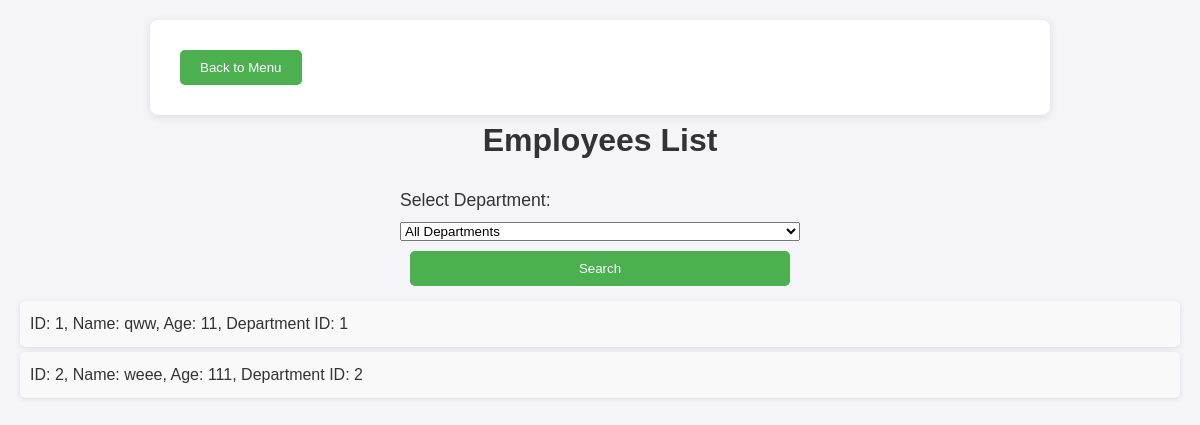
The page /employees on the database its author committed.
### tables this page shows
CREATE TABLE employees (
            id INTEGER PRIMARY KEY AUTOINCREMENT,
            name TEXT NOT NULL,
            age INTEGER NOT NULL,
            department_id INTEGER,
            FOREIGN KEY (department_id) REFERENCES departments (id)
        );

### interface.py (the view)
@app.route('/employees', methods=['GET'])
def list_employees():
    department_id = request.args.get('department_id')
    if department_id:
        employees = get_employees_by_department(department_id)
    else:
        employees = get_all_employees()  # You should implement this method to fetch all employees
    departments = get_all_departments()
    return render_template('employees_list.html', employees=employees, departments=departments)

### database.py (called while the page is built)
def get_all_departments():
    conn = sqlite3.connect(DATABASE)
    cursor = conn.cursor()
    cursor.execute("SELECT * FROM departments")
    departments = cursor.fetchall()
    conn.close()
    return departments

def get_all_employees():
    conn = sqlite3.connect(DATABASE)
    cursor = conn.cursor()
    cursor.execute("SELECT * FROM employees")
    employees = cursor.fetchall()
    conn.close()
    return employees

### templates/employees_list.html (shortened to what this page needs)
<!DOCTYPE html>
<html lang="en">
<head>
    <link rel="stylesheet" href="{{ url_for('static', filename='style.css') }}">
</head>
<body>
    <div class="container">
        <a href="{{ url_for('home') }}">
            <button type="button">Back to Menu</button>
        </a>
    </div>
    <h1>Employees List</h1>
    <form method="GET" action="{{ url_for('list_employees') }}">
        <label for="department_id">Select Department:</label>
        <select name="department_id" id="department_id">
            <option value="">All Departments</option>
        </select>
        <button type="submit">Search</button>
    </form>
    <ul>
        {% if employees %}
            {% for employee in employees %}
                <li>ID: {{ employee[0] }}, Name: {{ employee[1] }}, Age: {{ employee[2] }}, Department ID: {{ employee[3] }}</li>
            {% endfor %}
        {% else %}
            <li>No employees found.</li>
        {% endif %}
    </ul>
</body>
</html>

### static/style.css (style rules this page uses)
* { margin: 0; padding: 0; box-sizing: border-box; }
body { font-family: Arial, sans-serif; background-color: #f4f4f9; color: #333; line-height: 1.6; padding: 20px; }
.container { max-width: 900px; margin: 0 auto; padding: 20px; background-color: #fff; border-radius: 8px; box-shadow: 0 2px 10px rgba(0, 0, 0, 0.1); }
h1 { font-size: 2em; color: #333; text-align: center; margin-bottom: 20px; }
button { background-color: #4CAF50; color: white; padding: 10px 20px; border: none; border-radius: 5px; cursor: pointer; margin: 10px; }
a { text-decoration: none; }
form { display: flex; flex-direction: column; max-width: 400px; margin: 0 auto; }
label { font-size: 1.1em; margin-bottom: 8px; }
ul { list-style-type: none; padding-left: 0; }
li { background-color: #f9f9f9; padding: 10px; margin: 5px 0; border-radius: 5px; box-shadow: 0 1px 5px rgba(0, 0, 0, 0.1); }

### rows shown on the page
employees: id "1", name "qww", age "11", department "1"
employees: id "2", name "weee", age "111", department "2"
